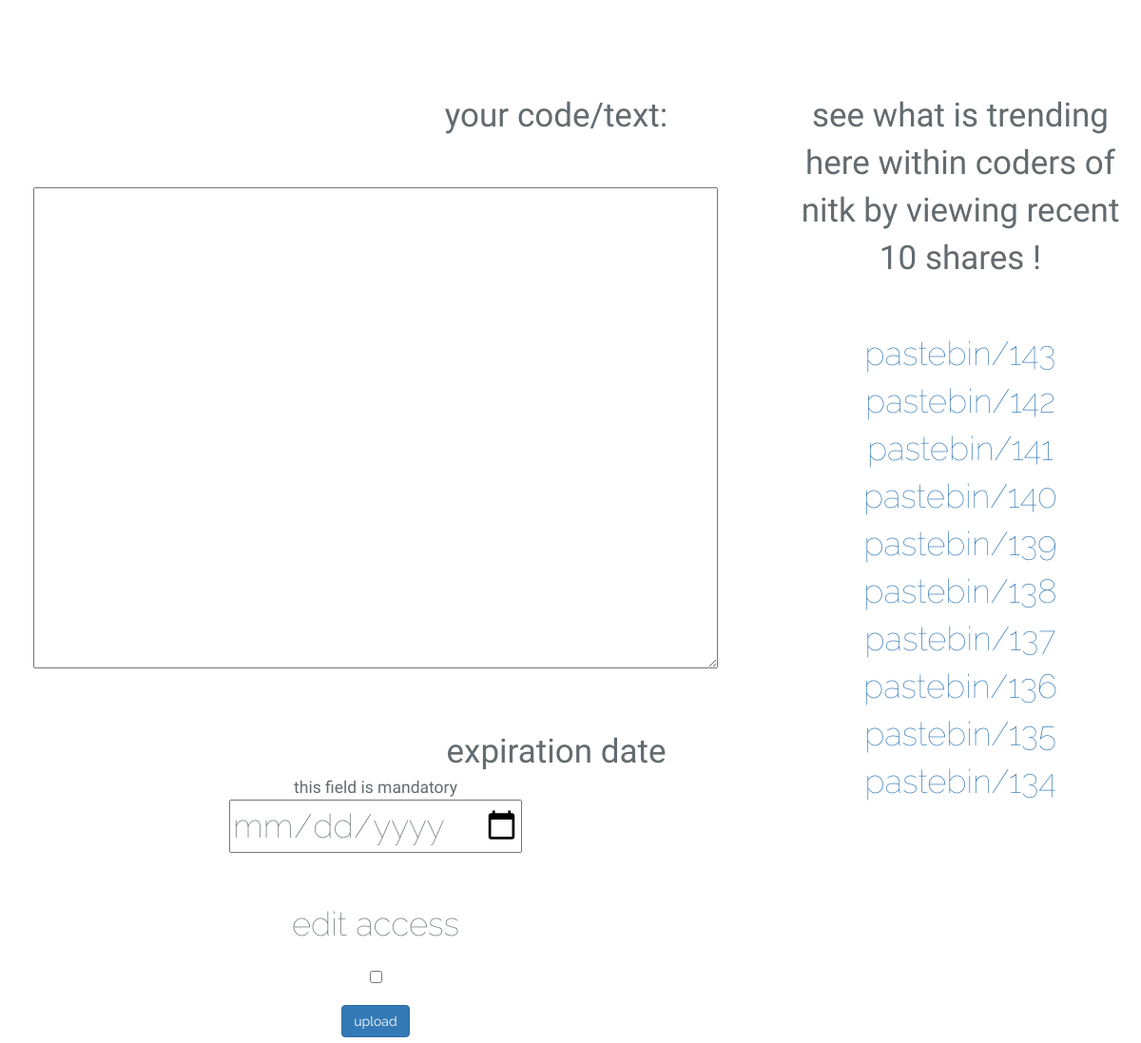
/pastebin/main_page/ (lower part), run on an earlier commit of the app's database.
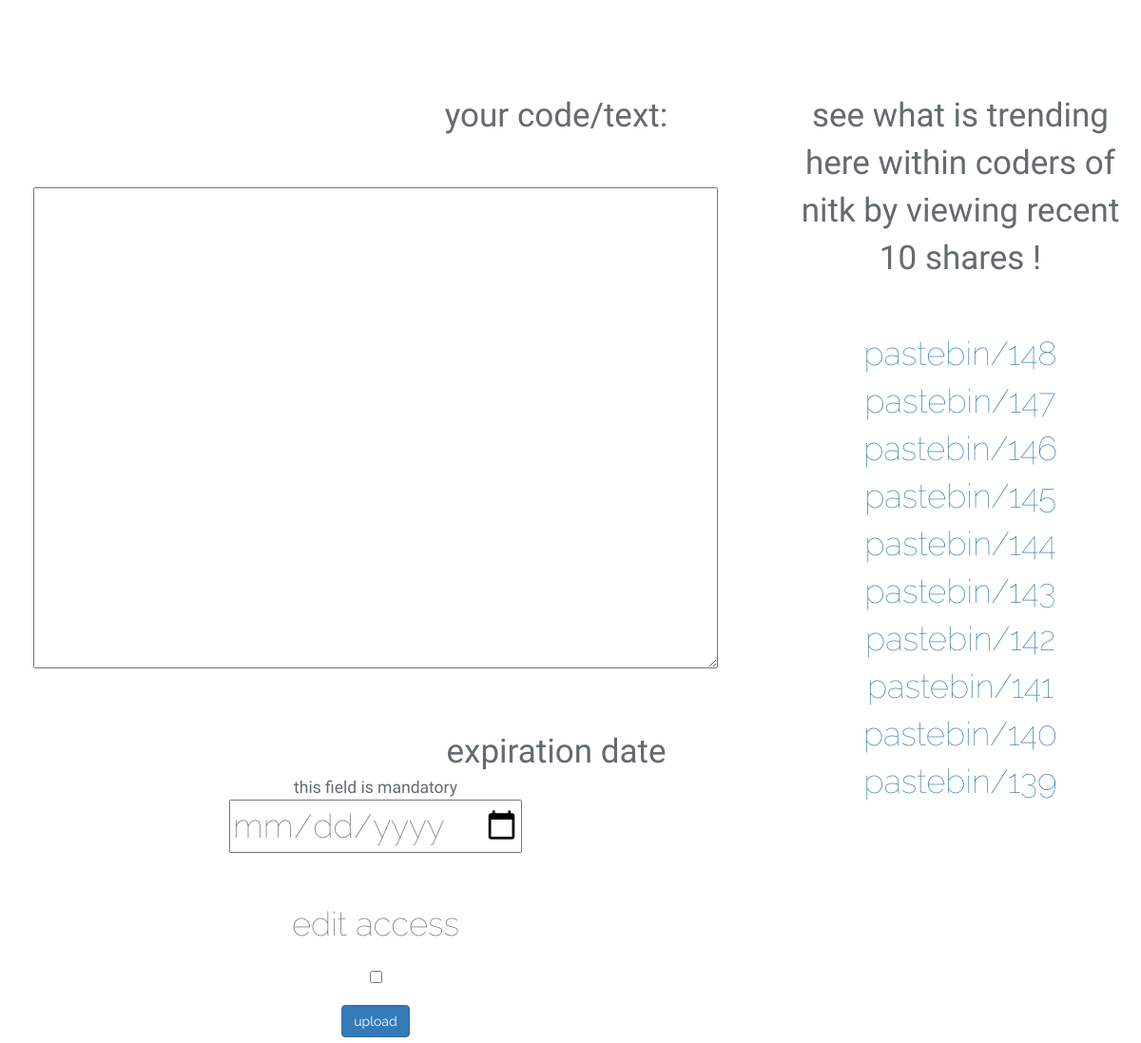
And on a later commit of the database.
### pastebin/models.py (models this page shows)
class paste(models.Model):
    content = RichTextField(max_length=1000000)
    url = models.AutoField(primary_key=True)
    expiration_date= models.DateField(blank=True, null=True)
    editable = models.BooleanField(default=False)

### pastebin/views.py (the view, shortened to what this page needs)
def main_page(request):
    form=input()
    mypaste=paste.objects.all()
    mypaste = sorted(mypaste,key=lambda x:x.url,reverse=True)
    return render(request,"pastebin/paste.html",{"form":form ,"mypaste":mypaste[:10]})

### pastebin/forms.py
class input(forms.ModelForm):
    url = models.AutoField(primary_key=True)
    class Meta:
        model = paste
        fields= '__all__'

### pastebin/templates/pastebin/paste.html (shortened to what this page needs)
{% extends "pastebin/base.html" %}
{% block main_content %}
{% load staticfiles %}    <body>
 <link rel="stylesheet" type="text/css" href="{% static "/pastebin/prism.css" %}">
 {% load static %}
    <br><br>
<div class="row">
    <div class="col-sm-8">
            <form class="form-horizontal" action="/pastebin/main_page/" method="POST">
<br>
        <div class="container" style="margin-right: 3em;font-family:Amethysta"  >
            your code/text: </div><br> {{form.media}}{{form.content }}<br><br>
            <div class="container"  style="font-family:Amethysta">expiration date</div><div style="font-size: .5em;font-family:Amethysta">this field is mandatory</div>
            <div class="form-row">
                <input type="date" class="hide-replaced" name="date" />
            </div>
            <br>
           <div>edit access</div>
           {{form.editable}}
<br>
                <input class="btn btn-primary" type="submit" value="upload">
            </form>
    </div>
    <br>
    <div class="col-sm-4"><div class="container-fluid" style="font-family:Amethysta">see what is trending here within coders of nitk by viewing recent 10 shares !</div>
    <br>
          {% for items in mypaste %}
         <a href="/pastebin/{{items.url}}"> pastebin/{{items.url}}</a> <br>
          {% endfor %}</div>
</div>
    </div>
   {% endblock %}

What changed in the data, as far as the page shows it:
no longer on this page (row unchanged): paste: url "138"
no longer on this page (row unchanged): paste: url "137"
no longer on this page (row unchanged): paste: url "136"
no longer on this page (row unchanged): paste: url "135"
no longer on this page (row unchanged): paste: url "134"
added paste: url "148"
added paste: url "147"
added paste: url "146"
added paste: url "145"
added paste: url "144"
